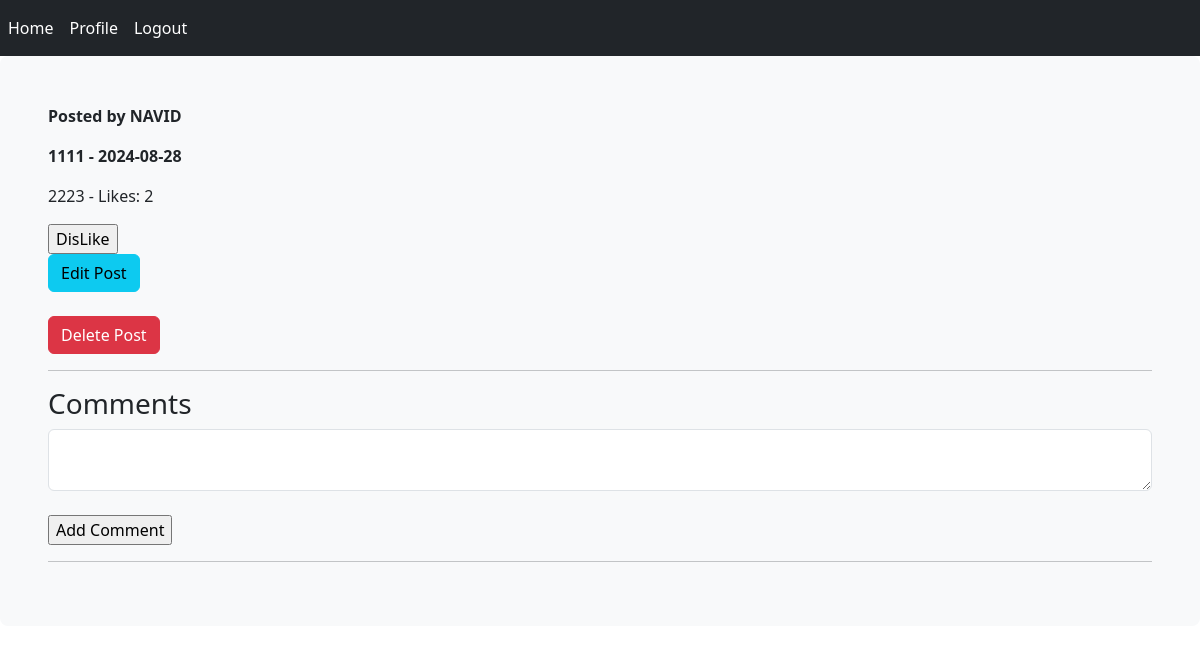
/post_detail/1/ (signed in), run on the app's committed database.
### blog/models.py (models this page shows, shortened)
class User(UserMixin, db.Model):
    id = db.Column(db.Integer, primary_key=True)
    username = db.Column(db.String(30), unique=True,nullable=False)
    email = db.Column(db.String(45), unique=True, nullable=False)
    password = db.Column(db.String(30), nullable=False)
    posts = db.relationship('Post', cascade="all, delete", backref='author', lazy=True)
    comments = db.relationship('Comment', cascade="all, delete", backref='owner', lazy=True)
    replies = db.relationship('Reply', cascade="all, delete", backref='response', lazy=True)
    likes = db.relationship('Like', cascade="all, delete", backref='user', lazy=True)

class Post(db.Model):
    id = db.Column(db.Integer, primary_key=True)
    title = db.Column(db.String(120),nullable=False)
    date = db.Column(db.DateTime, default=datetime.now)
    content = db.Column(db.Text, nullable=False)
    user_id = db.Column(db.Integer, db.ForeignKey('user.id'), nullable=False)
    comments = db.relationship('Comment', cascade="all, delete", backref='post', lazy=True)
    likes = db.relationship('Like', cascade="all, delete", backref='like', lazy=True)

### blog/routes.py (the view)
@app.route('/post_detail/<int:post_id>/', methods=('GET', 'POST'))
@login_required
def post_detail(post_id):
    dislike_form = DisLikeForm()
    like_form = LikeForm()
    comment_form = CommentForm()
    reply_form = ReplyForm()
    post = Post.query.get_or_404(post_id)
    existing_like = Like.query.filter_by(user_id=current_user.id, post_id=post.id).first()
    if comment_form.validate_on_submit():
        comment = Comment(content=comment_form.content.data, post=post, owner=current_user)
        db.session.add(comment)
        db.session.commit()
        flash('Your comment added successfully', 'success')
        return redirect(url_for('post_detail', post_id=post.id))
    return render_template('post_detail.html', post=post, comment_form=comment_form,
                            reply_form=reply_form ,like_form=like_form, dislike_form=dislike_form, existing_like=existing_like)

### blog/forms.py
class DisLikeForm(FlaskForm):
    submit = SubmitField('DisLike')

class LikeForm(FlaskForm):
    submit = SubmitField('Like')

### blog/models.py (called while the page is built)
@login_manager.user_loader
def load_user(user_id):
    return User.query.get(int(user_id))

### blog/templates/post_detail.html (shortened to what this page needs)
{% extends 'base.html' %}
{% block content %}
    <div class="content">
        <div class="post">
            <p><b>Posted by {{ post.author.username|upper }}</b></p>
            <b>
                <p class="title">{{ post.title }} - {{ post.date.strftime('%Y-%m-%d') }}</p>
            </b>
            <div class="content">
                <p>{{ post.content }} - Likes: {{ post.likes|length }}</p>
                {% if existing_like %}
                    <form method="POST" action="{{ url_for('unlike', post_id=post.id) }}">
                        {{ dislike_form.submit }}
                    </form>
                {% else %}
                    <form method="POST" action="{{ url_for('like', post_id=post.id) }}">
                        {{ like_form.csrf_token }}
                        {{ like_form.submit }}
                    </form>
                {% endif %}
            </div>
            {% if post.author == current_user %}
                <a href="{{ url_for('edit_post', post_id=post.id) }}" class="btn btn-info">Edit Post</a><br><br>
                <a href="{{ url_for('delete_post', post_id=post.id) }}" class="btn btn-danger">Delete Post</a>
            {% endif %}
            <hr>
            <h3>Comments</h3>
            <form action="" method="post">
                {{ comment_form.content(class='form-control') }}<br>
                {{ comment_form.submit }}
            </form>
            <hr>
        </div>
    </div>
{% endblock %}

### data on the page
User: author.username "NAVID"
Post: title "1111", date "2024-08-28", content "2223"

### other printed values
{{ post.likes|length }} "2"
